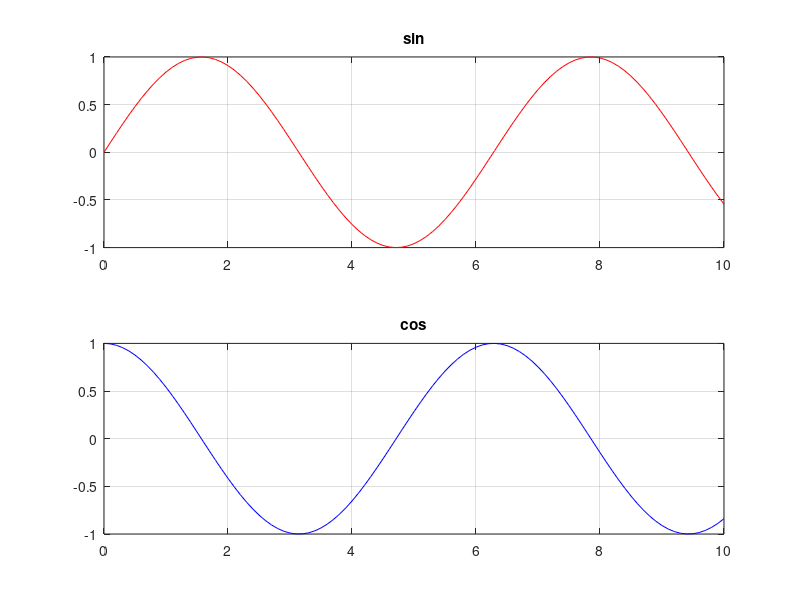

Reproduce this figure in MATLAB.
clc

x = 0:0.1:10;
y1 = sin(x);
y2 = cos(x);

figure;
subplot(2,1,1);
plot(x, y1, 'r-')
title('sin')
grid on

subplot(2,1,2);
plot(x, y2, 'b-')
title('cos')
grid on
